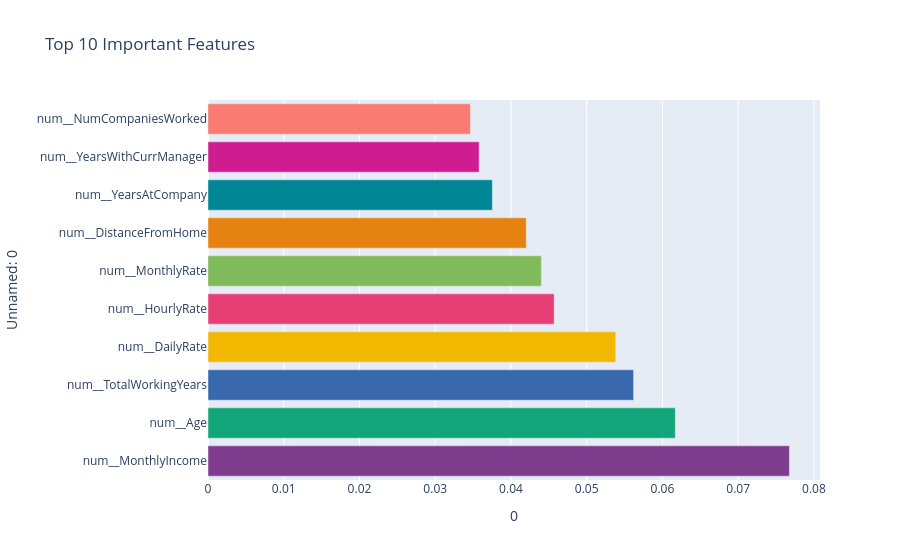

Notebook code cell kept with this figure:
### Code cell
fig = px.bar(
    feature_importance.head(10),
    x="0",
    y="Unnamed: 0",
    orientation="h",
    title="Top 10 Important Features"
)

fig.update_traces(marker_color=px.colors.qualitative.Bold)
fig.show()

### Figure 1 — Plotly figure (JSON) as saved in the notebook; plotly's stock layout.template omitted (floating-point values rounded to 4 significant figures)
{"data": [{"alignmentgroup": "True", "hovertemplate": "0=%{x}<br>Unnamed: 0=%{y}<extra></extra>", "legendgroup": "", "marker": {"color": ["rgb(127, 60, 141)", "rgb(17, 165, 121)", "rgb(57, 105, 172)", "rgb(242, 183, 1)", "rgb(231, 63, 116)", "rgb(128, 186, 90)", "rgb(230, 131, 16)", "rgb(0, 134, 149)", "rgb(207, 28, 144)", "rgb(249, 123, 114)", "rgb(165, 170, 153)"], "pattern": {"shape": ""}}, "name": "", "offsetgroup": "", "orientation": "h", "showlegend": false, "textposition": "auto", "type": "bar", "x": [0.07676, 0.0617, 0.05619, 0.05384, 0.0457, 0.04401, 0.04202, 0.03754, 0.0358, 0.03464], "xaxis": "x", "y": ["num__MonthlyIncome", "num__Age", "num__TotalWorkingYears", "num__DailyRate", "num__HourlyRate", "num__MonthlyRate", "num__DistanceFromHome", "num__YearsAtCompany", "num__YearsWithCurrManager", "num__NumCompaniesWorked"], "yaxis": "y"}], "layout": {"barmode": "relative", "legend": {"tracegroupgap": 0}, "title": {"text": "Top 10 Important Features"}, "xaxis": {"anchor": "y", "domain": [0, 1], "title": {"text": "0"}}, "yaxis": {"anchor": "x", "domain": [0, 1], "title": {"text": "Unnamed: 0"}}}}
